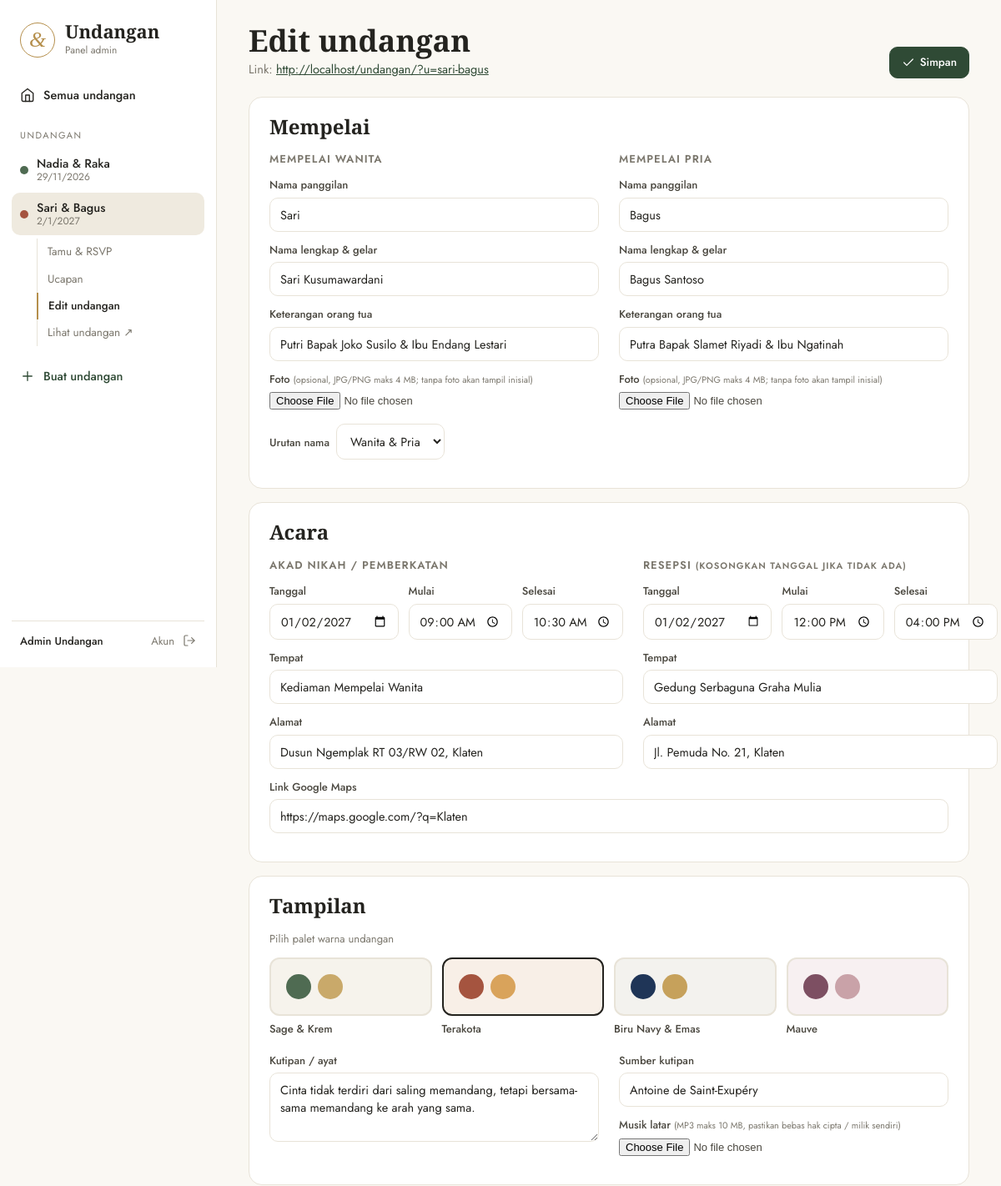
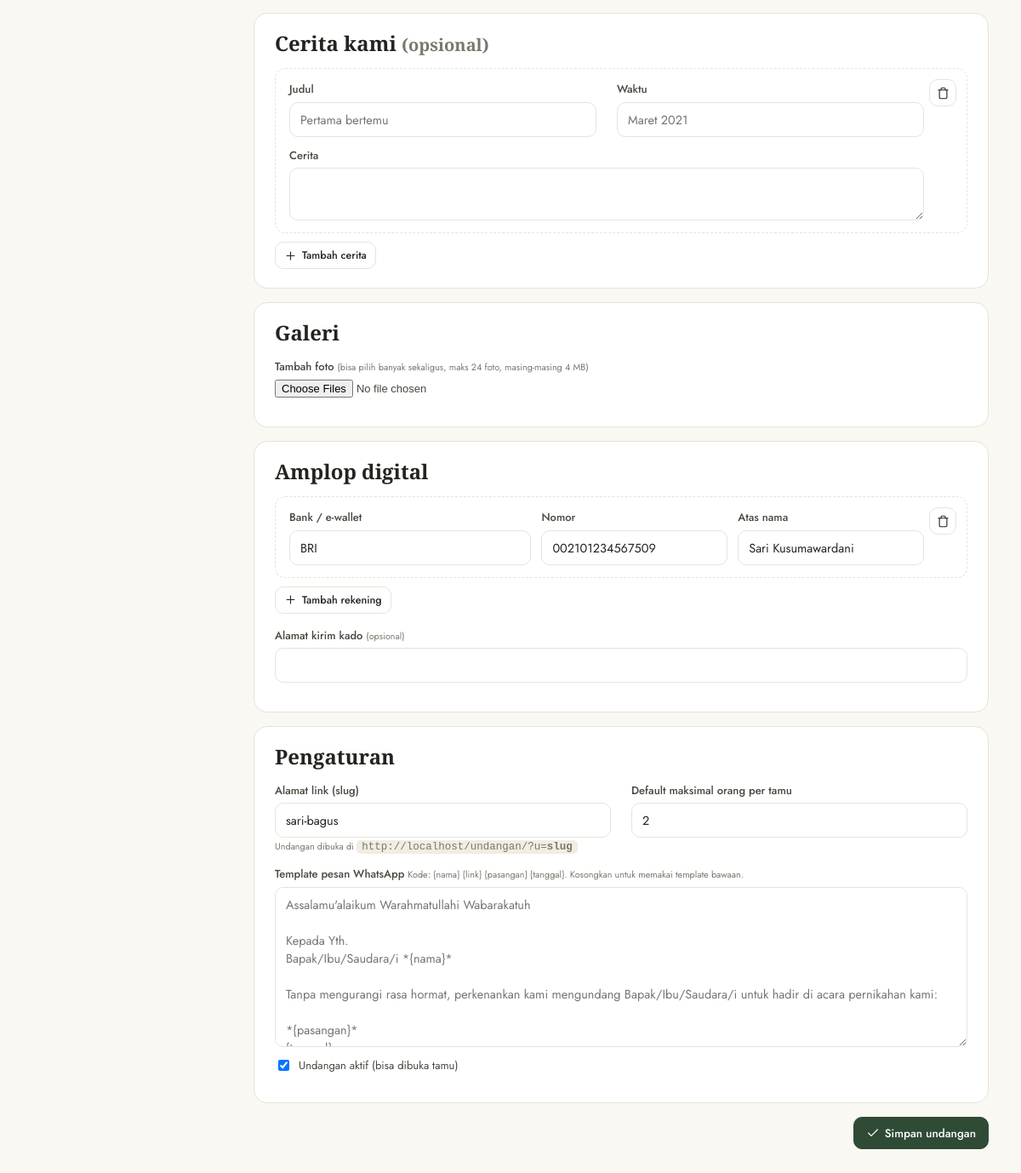
Page /admin.php?page=acara&id=2 (signed in) on the committed database (2 pictures, top to bottom).
### tables this page shows
CREATE TABLE acara (
  id INT AUTO_INCREMENT PRIMARY KEY,
  slug VARCHAR(60) NOT NULL UNIQUE,
  pria_panggilan VARCHAR(40) NOT NULL,
  pria_nama VARCHAR(120) NOT NULL,
  pria_ortu VARCHAR(200),
  pria_foto VARCHAR(120),
  wanita_panggilan VARCHAR(40) NOT NULL,
  wanita_nama VARCHAR(120) NOT NULL,
  wanita_ortu VARCHAR(200),
  wanita_foto VARCHAR(120),
  urutan ENUM('wanita','pria') NOT NULL DEFAULT 'wanita',    
  akad_waktu DATETIME NOT NULL,
  akad_selesai TIME NULL,
  akad_tempat VARCHAR(150) NOT NULL,
  akad_alamat VARCHAR(255),
  resepsi_waktu DATETIME NULL,
  resepsi_selesai TIME NULL,
  resepsi_tempat VARCHAR(150),
  resepsi_alamat VARCHAR(255),
  maps_url VARCHAR(500),
  kutipan TEXT,
  kutipan_sumber VARCHAR(100),
  palet VARCHAR(20) NOT NULL DEFAULT 'sage',
  musik VARCHAR(120),
  alamat_kado VARCHAR(255),
  maks_orang_default TINYINT NOT NULL DEFAULT 2,
  template_wa TEXT,                                    
  aktif TINYINT(1) NOT NULL DEFAULT 1,
  created_at DATETIME NOT NULL DEFAULT CURRENT_TIMESTAMP
);

CREATE TABLE rekening (
  id INT AUTO_INCREMENT PRIMARY KEY,
  acara_id INT NOT NULL,
  bank VARCHAR(40) NOT NULL,
  nomor VARCHAR(40) NOT NULL,
  atas_nama VARCHAR(100) NOT NULL,
  FOREIGN KEY (acara_id) REFERENCES acara(id) ON DELETE CASCADE
);

### admin.php (called while the page is built, shortened)
<?php
require __DIR__ . '/includes/bootstrap.php';
$routes = [
    'login'      => 'pages/admin/login.php',
    'logout'     => 'pages/admin/logout.php',
    'dashboard'  => 'pages/admin/dashboard.php',
    'acara'      => 'pages/admin/acara.php',
    'tamu'       => 'pages/admin/tamu.php',
    'kirim'      => 'pages/admin/kirim.php',
    'ucapan'     => 'pages/admin/ucapan.php',
    'akun'       => 'pages/admin/akun.php',
];
$page = (string) ($_GET['page'] ?? 'dashboard');
require __DIR__ . '/' . $routes[$page];

### pages/admin/acara.php (the view, shortened to what this page needs)
<?php
$id = (int) ($_GET['id'] ?? 0);
$acaraAktif = $id ? q('SELECT * FROM acara WHERE id = ?', [$id])->fetch() : null;
$a = $acaraAktif ?: [
    'slug' => '', 'pria_panggilan' => '', 'pria_nama' => '', 'pria_ortu' => '', 'pria_foto' => null, 'wanita_panggilan' => '', 'wanita_nama' => '', 'wanita_ortu' => '', 'wanita_foto' => null,
    'urutan' => 'wanita', 'akad_waktu' => date('Y-m-d 08:00', strtotime('+30 days')), 'akad_selesai' => '10:00', 'akad_tempat' => '', 'akad_alamat' => '',
    'resepsi_waktu' => date('Y-m-d 11:00', strtotime('+30 days')), 'resepsi_selesai' => '14:00', 'resepsi_tempat' => '', 'resepsi_alamat' => '', 'maps_url' => '',
    'kutipan' => '', 'kutipan_sumber' => '', 'palet' => 'sage', 'musik' => null, 'alamat_kado' => '', 'maks_orang_default' => 2, 'template_wa' => '', 'aktif' => 1,
];
$rekening = $id ? q('SELECT * FROM rekening WHERE acara_id = ? ORDER BY id', [$id])->fetchAll() : [];
$cerita = $id ? q('SELECT * FROM cerita WHERE acara_id = ? ORDER BY urut, id', [$id])->fetchAll() : [];
$title = $acaraAktif ? 'Edit undangan' : 'Buat undangan';
$sub = $acaraAktif ? 'Link: <a href="' . e(link_tamu($acaraAktif)) . '" target="_blank" rel="noopener">' . e(link_tamu($acaraAktif)) . '</a>' : 'Isi data mempelai dan acara, lalu tambahkan tamu';
$actions = '<button class="btn pri" form="formAcara">' . icon('check', 16) . ' Simpan</button>';
require __DIR__ . '/../../includes/admin_header.php';
$v = fn ($k) => e($a[$k] ?? '');
$tgl = fn ($k) => $a[$k] ? e(date('Y-m-d', strtotime($a[$k]))) : '';
$jm = fn ($k) => $a[$k] ? e(date('H:i', strtotime($a[$k]))) : '';
?>
<form id="formAcara" method="post" enctype="multipart/form-data" class="form-acara"><?= csrf_field() ?>
  <section class="panel pad">
    <h2>Mempelai</h2>
    <div class="row2">
      <?php foreach (['wanita' => 'Mempelai wanita', 'pria' => 'Mempelai pria'] as $s => $lbl): ?>
        <div class="col">
          <h3><?= $lbl ?></h3>
          <label>Nama panggilan<input name="<?= $s ?>_panggilan" value="<?= $v($s . '_panggilan') ?>" required placeholder="<?= $s === 'wanita' ? 'Nadia' : 'Raka' ?>"></label>
          <label>Nama lengkap &amp; gelar<input name="<?= $s ?>_nama" value="<?= $v($s . '_nama') ?>" required></label>
          <label>Keterangan orang tua<input name="<?= $s ?>_ortu" value="<?= $v($s . '_ortu') ?>" placeholder="Putri pertama Bapak ... & Ibu ..."></label>
          <label>Foto <small>(opsional, JPG/PNG maks 4 MB; tanpa foto akan tampil inisial)</small><input type="file" name="<?= $s ?>_foto" accept="image/*"></label>
        </div>
      <?php endforeach; ?>
    </div>
    <label class="chk-line">Urutan nama<select name="urutan"><option value="wanita" <?= $a['urutan'] === 'wanita' ? 'selected' : '' ?>>Wanita &amp; Pria</option></select></label>
  </section>
  <section class="panel pad">
    <h2>Acara</h2>
    <div class="row2">
      <div class="col"><h3>Akad nikah / pemberkatan</h3>
        <div class="row3"><label>Tanggal<input type="date" name="akad_tanggal" value="<?= $tgl('akad_waktu') ?>" required></label><label>Mulai<input type="time" name="akad_jam" value="<?= $jm('akad_waktu') ?>" required></label><label>Selesai<input type="time" name="akad_selesai" value="<?= e(substr((string) $a['akad_selesai'], 0, 5)) ?>"></label></div>
        <label>Tempat<input name="akad_tempat" value="<?= $v('akad_tempat') ?>" required></label>
        <label>Alamat<input name="akad_alamat" value="<?= $v('akad_alamat') ?>"></label>
      </div>
      <div class="col"><h3>Resepsi <small>(kosongkan tanggal jika tidak ada)</small></h3>
        <div class="row3"><label>Tanggal<input type="date" name="resepsi_tanggal" value="<?= $tgl('resepsi_waktu') ?>"></label><label>Mulai<input type="time" name="resepsi_jam" value="<?= $jm('resepsi_waktu') ?>"></label><label>Selesai<input type="time" name="resepsi_selesai" value="<?= e(substr((string) $a['resepsi_selesai'], 0, 5)) ?>"></label></div>
        <label>Tempat<input name="resepsi_tempat" value="<?= $v('resepsi_tempat') ?>"></label>
        <label>Alamat<input name="resepsi_alamat" value="<?= $v('resepsi_alamat') ?>"></label>
      </div>
    </div>
    <label>Link Google Maps<input name="maps_url" value="<?= $v('maps_url') ?>" placeholder="https://maps.app.goo.gl/..."></label>
  </section>
  <section class="panel pad">
    <h2>Tampilan</h2>
    <p class="mut sm">Pilih palet warna undangan</p>
    <div class="palets">
      <?php foreach (PALET as $k => [$nm, $bg, $pri, $acc]): ?>
        <label class="pal"><span style="background:<?= $bg ?>"><i style="background:<?= $pri ?>"></i><i style="background:<?= $acc ?>"></i></span><b><?= e($nm) ?></b></label>
      <?php endforeach; ?>
    </div>
    <div class="row2">
      <label>Kutipan / ayat<textarea name="kutipan" rows="3"><?= $v('kutipan') ?></textarea></label>
      <div><label>Sumber kutipan<input name="kutipan_sumber" value="<?= $v('kutipan_sumber') ?>" placeholder="QS. Ar-Rum: 21"></label>
        <label>Musik latar <small>(MP3 maks 10 MB, pastikan bebas hak cipta / milik sendiri)</small><input type="file" name="musik" accept="audio/*"></label>
      </div>
    </div>
  </section>
  <section class="panel pad">
    <h2>Cerita kami <small class="mut">(opsional)</small></h2>
    <div id="cerList">
      <?php foreach (array_merge($cerita, $cerita ? [] : [['judul' => '', 'waktu' => '', 'isi' => '']]) as $c): ?>
        <div class="rep"><div class="row2"><label>Judul<input name="cer_judul[]" value="<?= e($c['judul']) ?>" placeholder="Pertama bertemu"></label><label>Waktu<input name="cer_waktu[]" value="<?= e($c['waktu']) ?>" placeholder="Maret 2021"></label></div>
          <label>Cerita<textarea name="cer_isi[]" rows="2"><?= e($c['isi']) ?></textarea></label><button type="button" class="btn sm icon rm" title="Hapus"><?= icon('trash', 15) ?></button></div>
      <?php endforeach; ?>
    </div>
    <button type="button" class="btn sm" data-add="cerList"><?= icon('plus', 15) ?> Tambah cerita</button>
  </section>
  <section class="panel pad">
    <h2>Galeri</h2>
    <label>Tambah foto <small>(bisa pilih banyak sekaligus, maks 24 foto, masing-masing 4 MB)</small><input type="file" name="galeri[]" accept="image/*" multiple></label>
  </section>
  <section class="panel pad">
    <h2>Amplop digital</h2>
    <div id="rekList">
      <?php foreach (array_merge($rekening, $rekening ? [] : [['bank' => '', 'nomor' => '', 'atas_nama' => '']]) as $r): ?>
        <div class="rep"><div class="row3"><label>Bank / e-wallet<input name="rek_bank[]" value="<?= e($r['bank']) ?>" placeholder="BCA"></label><label>Nomor<input name="rek_nomor[]" value="<?= e($r['nomor']) ?>"></label><label>Atas nama<input name="rek_nama[]" value="<?= e($r['atas_nama']) ?>"></label></div><button type="button" class="btn sm icon rm" title="Hapus"><?= icon('trash', 15) ?></button></div>
      <?php endforeach; ?>
    </div>
    <button type="button" class="btn sm" data-add="rekList"><?= icon('plus', 15) ?> Tambah rekening</button>
    <label class="mt">Alamat kirim kado <small>(opsional)</small><input name="alamat_kado" value="<?= $v('alamat_kado') ?>"></label>
  </section>
  <section class="panel pad">
    <h2>Pengaturan</h2>
    <div class="row2">
      <label>Alamat link (slug)<input name="slug" value="<?= $v('slug') ?>" placeholder="nadia-raka"><small>Undangan dibuka di <code><?= e(base_url()) ?>?u=<b>slug</b></code></small></label>
      <label>Default maksimal orang per tamu<input type="number" name="maks_orang_default" min="1" max="10" value="<?= (int) $a['maks_orang_default'] ?>"></label>
    </div>
    <label>Template pesan WhatsApp <small>Kode: {nama} {link} {pasangan} {tanggal}. Kosongkan untuk memakai template bawaan.</small><textarea name="template_wa" rows="8" placeholder="<?= e(TEMPLATE_WA) ?>"><?= $v('template_wa') ?></textarea></label>
    <label class="chk"><input type="checkbox" name="aktif" value="1" <?= $a['aktif'] ? 'checked' : '' ?>> Undangan aktif (bisa dibuka tamu)</label>
  </section>
  <div class="form-foot"><button class="btn pri"><?= icon('check', 16) ?> Simpan undangan</button></div>
</form>
<?php require __DIR__ . '/../../includes/admin_footer.php'; ?>

### includes/bootstrap.php (shortened to what this page needs)
<?php
function db(): PDO
{
    static $pdo = null;
    if ($pdo === null) {
        $c = require __DIR__ . '/../config/database.php';
        $pdo = new PDO("mysql:host={$c['host']};port={$c['port']};dbname={$c['database']};charset=utf8mb4", $c['username'], $c['password'], [
            PDO::ATTR_ERRMODE => PDO::ERRMODE_EXCEPTION,
            PDO::ATTR_DEFAULT_FETCH_MODE => PDO::FETCH_ASSOC,
            PDO::ATTR_EMULATE_PREPARES => false,
        ]);
        $pdo->exec("SET time_zone = '+07:00'");
    }
    return $pdo;
}
function q(string $sql, array $params = []): PDOStatement
{
    $st = db()->prepare($sql);
    $st->execute($params);
    return $st;
}
function e($v): string { return htmlspecialchars((string) $v, ENT_QUOTES, 'UTF-8'); }
function url(string $page, array $p = []): string { return 'admin.php?' . http_build_query(['page' => $page] + $p); }
function user(): ?array { return $_SESSION['user'] ?? null; }
function base_url(): string
{
    $https = ($_SERVER['HTTPS'] ?? '') === 'on' || ($_SERVER['HTTP_X_FORWARDED_PROTO'] ?? '') === 'https';
    $dir = rtrim(str_replace('\\', '/', dirname($_SERVER['SCRIPT_NAME'] ?? '/')), '/');
    return ($https ? 'https' : 'http') . '://' . ($_SERVER['HTTP_HOST'] ?? 'localhost') . $dir . '/';
}
function link_tamu(array $acara, ?array $tamu = null): string
{
    return base_url() . '?u=' . rawurlencode($acara['slug']) . ($tamu ? '&k=' . $tamu['kode'] : '');
}
function pasangan(array $a, string $field = 'panggilan'): array
{
    $w = $a['wanita_' . $field]; $p = $a['pria_' . $field];
    return $a['urutan'] === 'pria' ? [$p, $w] : [$w, $p];
}
function icon(string $name, int $size = 18): string
{
    return '<svg class="ic" width="' . $size . '" height="' . $size . '" viewBox="0 0 24 24" fill="none" stroke="currentColor" stroke-width="1.8" stroke-linecap="round" stroke-linejoin="round" aria-hidden="true">' . $p . '</svg>';
}

### includes/admin_header.php (shortened to what this page needs)
<?php
$navAcara = q('SELECT id, slug, wanita_panggilan, pria_panggilan, urutan, akad_waktu, palet FROM acara ORDER BY akad_waktu')->fetchAll();
$navNow = $_GET['page'] ?? 'dashboard';
$navId = (int) ($acaraAktif['id'] ?? 0);
?>
<!DOCTYPE html>
<html lang="id">
<head>
<link rel="stylesheet" href="assets/css/admin.css?v=1">
</head>
<body>
<div class="shell">
  <aside class="nav">
    <a class="brand" href="<?= url('dashboard') ?>"><span>&amp;</span><div><b>Undangan</b><small>Panel admin</small></div></a>
    <a class="nl <?= $navNow === 'dashboard' ? 'on' : '' ?>" href="<?= url('dashboard') ?>"><?= icon('home', 18) ?> Semua undangan</a>
    <p class="nh">Undangan</p>
    <?php foreach ($navAcara as $navA): [$navX1, $navX2] = pasangan($navA); ?>
      <a class="nl ev <?= $navId === (int) $navA['id'] ? 'on' : '' ?>" href="<?= url('tamu', ['id' => $navA['id']]) ?>"><i style="background:<?= e((PALET[$navA['palet']] ?? PALET['sage'])[2]) ?>"></i><span><?= e($navX1 . " & " . $navX2) ?><small><?= e(date('j/n/Y', strtotime($navA['akad_waktu']))) ?></small></span></a>
      <?php if ($navId === (int) $navA['id']): ?>
        <div class="sub">
          <a class="<?= $navNow === 'tamu' ? 'on' : '' ?>" href="<?= url('tamu', ['id' => $navA['id']]) ?>">Tamu &amp; RSVP</a>
          <a class="<?= $navNow === 'ucapan' ? 'on' : '' ?>" href="<?= url('ucapan', ['id' => $navA['id']]) ?>">Ucapan</a>
          <a class="<?= $navNow === 'acara' ? 'on' : '' ?>" href="<?= url('acara', ['id' => $navA['id']]) ?>">Edit undangan</a>
          <a href="<?= e(link_tamu($navA)) ?>" target="_blank" rel="noopener">Lihat undangan &#8599;</a>
        </div>
      <?php endif; ?>
    <?php endforeach; ?>
    <a class="nl add" href="<?= url('acara') ?>"><?= icon('plus', 18) ?> Buat undangan</a>
    <div class="me"><span><?= e(user()['nama']) ?></span><a href="<?= url('akun') ?>">Akun</a><a href="<?= url('logout') ?>" title="Keluar"><?= icon('logout', 16) ?></a></div>
  </aside>
  <main class="content">
    <header class="top"><div><h1><?= e($title) ?></h1><?php if (!empty($sub)): ?><p><?= $sub ?></p><?php endif; ?></div><div class="acts"><?= $actions ?? '' ?></div></header>

### rows in the picture
acara: wanita_panggilan+pria_panggilan "Nadia & Raka", akad_waktu "29/11/2026"
acara: navX2 "Sari & Bagus", akad_waktu "2/1/2027", slug "http://localhost/undangan/?u=sari-bagus", wanita_panggilan "Sari", wanita_nama "Sari Kusumawardani", wanita_ortu "Putri Bapak Joko Susilo & Ibu Endang Lestari", pria_panggilan "Bagus", pria_nama "Bagus Santoso", pria_ortu "Putra Bapak Slamet Riyadi & Ibu Ngatinah", urutan "Wanita & Pria", akad_tanggal "01/02/2027", akad_jam "09:00", akad_selesai "10:30", akad_tempat "Kediaman Mempelai Wanita", akad_alamat "Dusun Ngemplak RT 03/RW 02, Klaten", resepsi_tanggal "01/02/2027", resepsi_jam "12:00", resepsi_selesai "16:00", resepsi_tempat "Gedung Serbaguna Graha Mulia", resepsi_alamat "Jl. Pemuda No. 21, Klaten", maps_url "https://maps.google.com/?q=Klaten", kutipan "Cinta tidak terdiri dari saling memandang, tetapi bersama-sama memandang ke arah yang sama.", kutipan_sumber "Antoine de Saint-Exupéry", slug "sari-bagus", maks_orang_default "2", aktif "☑"
rekening: bank "BRI", nomor "002101234567509", atas_nama "Sari Kusumawardani"

### other values in the picture
user()['nama'] "Admin Undangan"
$title "Edit undangan"
$lbl "MEMPELAI WANITA"
$lbl "MEMPELAI PRIA"
$nm "Sage & Krem"
$nm "Terakota"
$nm "Biru Navy & Emas"
$nm "Mauve"
base_url() "http://localhost/undangan/"
